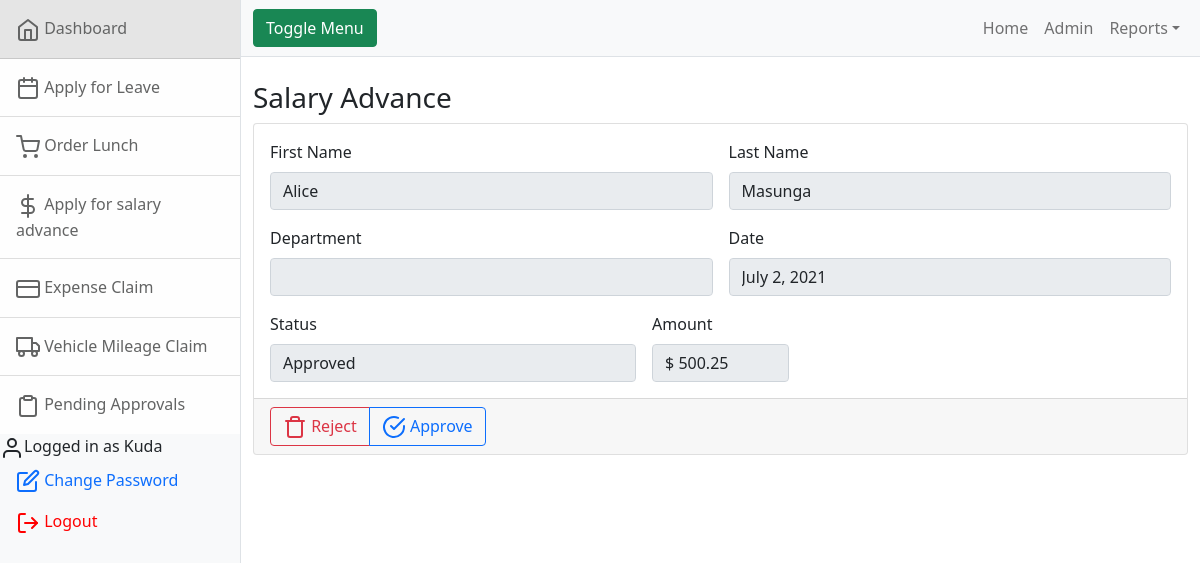
/hr/AdvanceApproval/1 (signed in), run on the app's committed database.
### hr/models.py (models this page shows)
class SalaryAdvance(models.Model):
    date = models.DateField(null=False,default=timezone.now)
    employee = models.ForeignKey(User, on_delete=models.CASCADE,related_name='emp',null=False)
    amount= models.DecimalField(max_digits=6,decimal_places=2,null=False)
    status = models.CharField(max_length=100,default="Pending Approval")
    approved_by = models.ForeignKey(User, on_delete=models.CASCADE,related_name='manager',null=False)

### hr/views.py (the view, shortened to what this page needs)
# urls.py: path("AdvanceApproval/<int:id>",views.approve_salary_advance_view, name='advance_approval'),
@login_required
def approve_salary_advance_view(request, id):
    application = SalaryAdvance.objects.get(pk=id)
    return render(request,"hr/salary_advance.html",{
        "application":application
    })

### hr/templates/hr/salary_advance.html (shortened to what this page needs)
{% extends "hr/layout.html"%}
{% block main %}
<h3 class="mt-4">Salary Advance</h3>
<div class="card">
    <div class ="card-body">
        <form class="row g-3">
            <div class="col-md-6">
              <label for="inputName" class="form-label">First Name</label>
              <input type="text" class="form-control" id="inputName" value="{{ application.employee.first_name }}" disabled>
            </div>
            <div class="col-md-6">
              <label for="LastName" class="form-label">Last Name</label>
              <input type="text" class="form-control" id="LastName" value="{{ application.employee.last_name }}" disabled>
            </div>
            <div class="col-6">
              <label for="inputStart" class="form-label">Department</label>
              <input type="text" class="form-control" id="inputStart" value="{{ application.employee.department }}" disabled>
            </div>
            <div class="col-6">
              <label for="inputEnd" class="form-label">Date</label>
              <input type="text" class="form-control" id="inputEnd" value="{{ application.date }}" disabled>
            </div>
            <div class="col-md-5">
              <label for="inputStatus" class="form-label">Status</label>
              <input type="text" class="form-control" id="inputStatus" value="{{ application.status }}" disabled>
            </div>
            <div class="col-md-2">
              <label for="inputDays" class="form-label">Amount</label>
              <input type="text" class="form-control" id="inputDays" value="$ {{ application.amount }}" disabled>
            </div>
          </form>
    </div>
    {% if perms.users.can_approve_hr %}
    <div class="card-footer">
        <form id="hk1" action="{% url  'hr:advance_approval' id=application.id %}" method="post">
            <div class="btn-group" role="group" aria-label="Button Group">
                <button   value="Rejected" onclick="myFunction(this)" class="btn btn-outline-danger"><span data-feather="trash"></span> Reject</button>
                <button   value="Approved" onclick="myFunction(this)"  class="btn btn-outline-primary"><span data-feather="check-circle"></span> Approve</button>
            </div>
        </form>
      {% endif %}
    </div>
</div>
{% endblock %}

### hr/templates/hr/layout.html (shortened to what this page needs)
<!DOCTYPE html>
<html lang="en">
    <head>
         <link href="https://cdn.jsdelivr.net/npm/bootstrap@5.0.1/dist/css/bootstrap.min.css" rel="stylesheet">
        {% load static %}
        <link rel="stylesheet" type="text/css" href="{% static 'hr/style.css' %}">
        <link rel="stylesheet" href="https://cdn.datatables.net/1.10.23/css/jquery.dataTables.min.css" />
        <link  rel="stylesheet" href="https://cdn.datatables.net/1.10.23/css/dataTables.bootstrap4.min.css" />
        <link  rel="stylesheet" href="https://cdn.datatables.net/buttons/1.6.5/css/buttons.bootstrap4.min.css" />
        <link  rel="stylesheet" href="https://cdn.datatables.net/searchpanes/1.2.1/css/searchPanes.dataTables.min.css" />
    </head>
    <body>
        <div class="d-flex" id="wrapper">
            <div class="border-end bg-light" id="sidebar-wrapper">
                <div class="list-group list-group-flush">
                    <a class="list-group-item list-group-item-action list-group-item-light p-3" href="{% url  'hr:dashboard' %}"><span  data-feather="home"></span> Dashboard</a>
                    <a class="list-group-item list-group-item-action list-group-item-light p-3" href="{% url  'hr:apply_leave' %}"><span  data-feather="calendar"></span> Apply for Leave</a>
                    <a class="list-group-item list-group-item-action list-group-item-light p-3" href="{% url  'hr:order_lunch' %}"><span  data-feather="shopping-cart"></span> Order Lunch</a>
                    <a class="list-group-item list-group-item-action list-group-item-light p-3" href="{% url  'hr:apply_salary_advance' %}"><span  data-feather="dollar-sign"></span> Apply for salary advance</a>
                    <a class="list-group-item list-group-item-action list-group-item-light p-3" href="{% url  'hr:apply_expense_claim' %}"><span  data-feather="credit-card"></span> Expense Claim</a>
                    <a class="list-group-item list-group-item-action list-group-item-light p-3" href="{% url  'hr:apply_mileage_claim' %}"><span  data-feather="truck"></span> Vehicle Mileage Claim</a>
                    <a class="list-group-item list-group-item-action list-group-item-light p-3" href="{% url  'hr:awaiting_approval' %}"><span  data-feather="clipboard"></span> Pending Approvals</a>
                </div>
                <ul class="nav flex-column">
                    <li><span  data-feather="user"></span>Logged in as {{ request.user }}</li>
                    <li class="nav-item">
                        <a class="nav-link" href="{% url  'users:password_change' %}">
                          <span  data-feather="edit"></span>
                          <span>
                          Change Password
                          </span>
                        </a>
                    </li>
                    <li class="nav-item">
                        <a class="nav-link" href="{% url  'users:logout' %}">
                          <span style="color:red;" data-feather="log-out"></span>
                          <span style="color:red;">
                          Logout
                          </span>
                        </a>
                    </li>
                </ul>
            </div>
            <div id="page-content-wrapper">
                <nav class="navbar navbar-expand-lg navbar-light bg-light border-bottom">
                    <div class="container-fluid">
                        <button class="btn btn-success" id="sidebarToggle">Toggle Menu</button>
                        <div class="collapse navbar-collapse" id="navbarSupportedContent">
                            <ul class="navbar-nav ms-auto mt-2 mt-lg-0">
                                <li class="nav-item active"><a class="nav-link" href="{% url  'hr:dashboard' %}">Home</a></li>
                                <li class="nav-item"><a class="nav-link" href="{% url  'admin:index' %}">Admin</a></li>
                                <li class="nav-item dropdown">
                                    <a class="nav-link dropdown-toggle" id="navbarDropdown" href="#" role="button" data-bs-toggle="dropdown" aria-haspopup="true" aria-expanded="false">Reports</a>
                                </li>
                            </ul>
                        </div>
                    </div>
                </nav>
                <div class="container-fluid">
                    {% block main %}{% endblock %}
                </div>
            </div>
        </div>
    {% load static %}
</body>
</html>
    </body>
</html>

### data on the page
SalaryAdvance: employee.first_name "Alice", employee.last_name "Masunga", date "July 2, 2021", status "Approved", amount "$ 500.25"

### other printed values
{{ request.user }} "Kuda"
